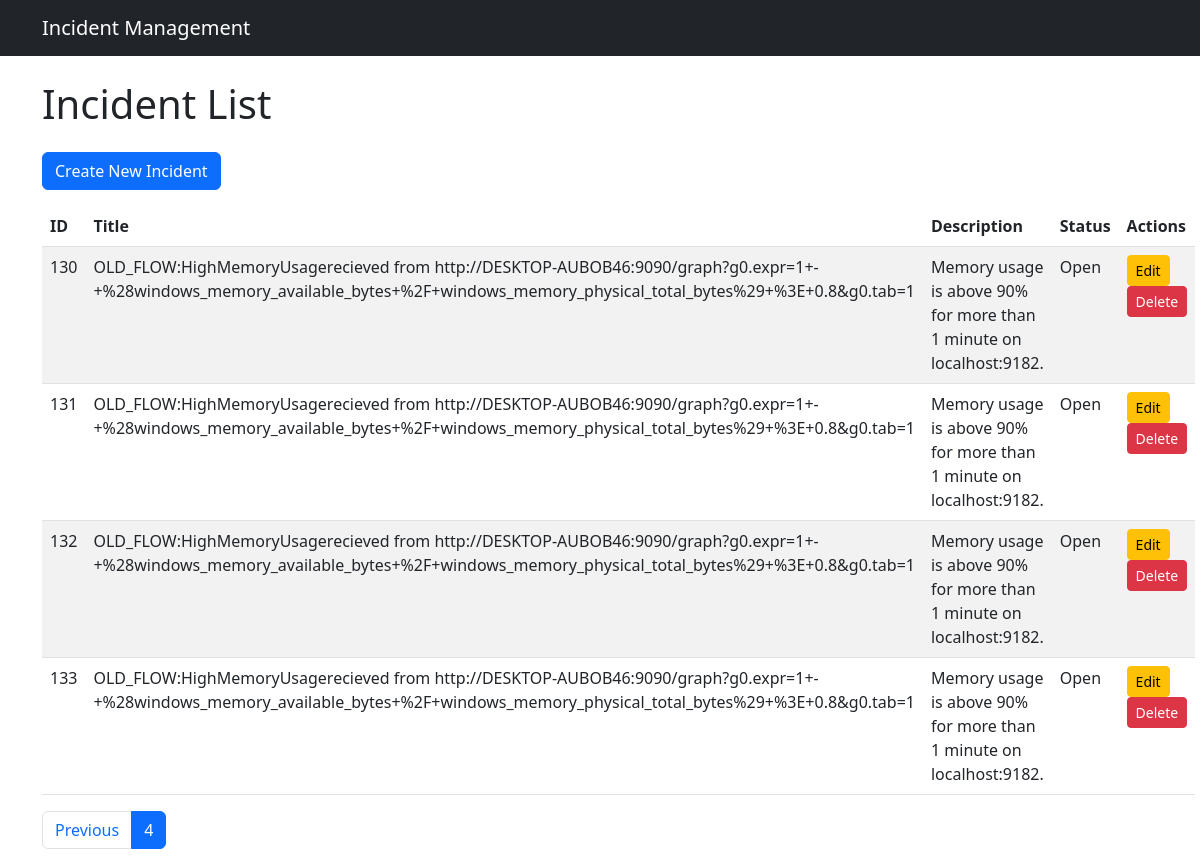
The app's page /ui/?page=4 with its own data.
### ITSM/models.py (models this page shows, shortened)
class Incident(models.Model):
    STATUS_CHOICES = [
        ('Open', 'Open'),
        ('In Progress', 'In Progress'),
        ('Closed', 'Closed'),
    ]
    title = models.CharField(max_length=200)
    description = models.TextField()
    status = models.CharField(max_length=20, choices=STATUS_CHOICES, default='Open')
    created_at = models.DateTimeField(auto_now_add=True)
    updated_at = models.DateTimeField(auto_now=True)

### ITSM/views.py (the view)
# urls.py: path('ui/', views.incident_list, name='incident_list'),
def incident_list(request):
    incidents = Incident.objects.all()  # Fetch all incidents
    paginator = Paginator(incidents, 10)  # Show 10 incidents per page
    page_number = request.GET.get('page')  # Get page number from the URL
    page_obj = paginator.get_page(page_number)  # Get the paginated data
    return render(request, 'incident_list.html', {'page_obj': page_obj})

### ITSM/templates/incident_list.html (shortened to what this page needs)
{% extends 'base.html' %}
{% block content %}
<h1 class="mb-4">Incident List</h1>
<a href="{% url 'incident_create' %}" class="btn btn-primary mb-3">Create New Incident</a>
<table class="table table-striped">
    <thead>
        <tr>
            <th>ID</th>
            <th>Title</th>
            <th>Description</th>
            <th>Status</th>
            <th>Actions</th>
        </tr>
    </thead>
    <tbody>
        {% for incident in page_obj %}
        <tr>
            <td>{{ incident.id }}</td>
            <td>{{ incident.title }}</td>
            <td>{{ incident.description }}</td>
            <td>{{ incident.status }}</td>
            <td>
                <a href="{% url 'incident_edit' incident.id %}" class="btn btn-sm btn-warning">Edit</a>
                <button type="button" class="btn btn-danger btn-sm" data-bs-toggle="modal" data-bs-target="#deleteModal" data-incident-id="{{ incident.id }}" data-incident-title="{{ incident.title }}">
                    Delete
                </button>
            </td>
        </tr>
        </div>
        {% endfor %}
<nav aria-label="Page navigation">
    <ul class="pagination">
        {% if page_obj.has_previous %}
        <li class="page-item">
            <a class="page-link" href="?page={{ page_obj.previous_page_number }}">Previous</a>
        </li>
        {% endif %}
        <li class="page-item active">
            <a class="page-link" href="#">{{ page_obj.number }}</a>
        </li>
    </ul>
</nav>
{% endblock %}

### records on screen
Incident: id "130", title "OLD_FLOW:HighMemoryUsagerecieved from http://DESKTOP-AUBOB46:9090/graph?g0.expr=1+-+%28windows_memory_available_bytes+%2F+windows_memory_physical_total_bytes%29+%3E+0.8&g0.tab=1", description "Memory usage is above 90% for more than 1 minute on localhost:9182.", status "Open"
Incident: id "131", title "OLD_FLOW:HighMemoryUsagerecieved from http://DESKTOP-AUBOB46:9090/graph?g0.expr=1+-+%28windows_memory_available_bytes+%2F+windows_memory_physical_total_bytes%29+%3E+0.8&g0.tab=1", description "Memory usage is above 90% for more than 1 minute on localhost:9182.", status "Open"
Incident: id "132", title "OLD_FLOW:HighMemoryUsagerecieved from http://DESKTOP-AUBOB46:9090/graph?g0.expr=1+-+%28windows_memory_available_bytes+%2F+windows_memory_physical_total_bytes%29+%3E+0.8&g0.tab=1", description "Memory usage is above 90% for more than 1 minute on localhost:9182.", status "Open"
Incident: id "133", title "OLD_FLOW:HighMemoryUsagerecieved from http://DESKTOP-AUBOB46:9090/graph?g0.expr=1+-+%28windows_memory_available_bytes+%2F+windows_memory_physical_total_bytes%29+%3E+0.8&g0.tab=1", description "Memory usage is above 90% for more than 1 minute on localhost:9182.", status "Open"

### other values on screen
{{ page_obj.number }} "4"
